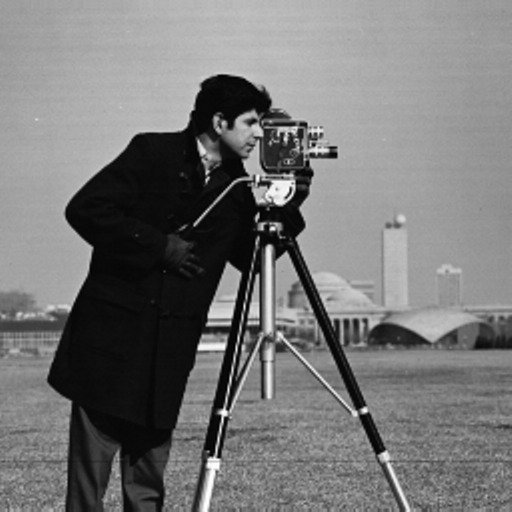
%> input picture cameraman_big.jpg, 512 x 512 px
$ octave script_noise.m   (GNU Octave 9; MATLAB toolbox functions it lacks are replaced by stand-ins)
%> lines starting %> are read from the running program, lines starting %| are printed output that depends on the picture; in (x1, y1, x2, y2) boxes, pixels count from 0 and x2, y2 are one past the last pixel; in counts of white or black regions, pixels touching at a corner belong together; the program's own positions count from 1; long printed decimals are rounded
% The results of EBF with the half-Laplace hyperprior for restoring images degraded by different noise levels.
clc, clear, close all

%% % Generate data
I = imread('cameraman_big.jpg'); I = rgb2gray(I);
%> further down, I is the input picture: size 512x512x3 uint8; min 0, max 255, mean 118.3
X = im2double(I);
X = imresize(X, 0.5, 'nearest');
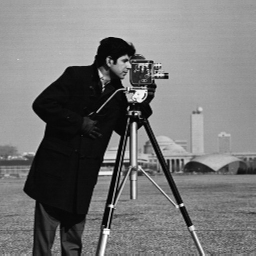
%> X: size 256x256 double; min 0, max 1, mean 0.464
% I = imread('house.png'); X = im2double(I); % house image
[m, n] = size(X);
%> m = 256; n = 256
C = dct2(X);
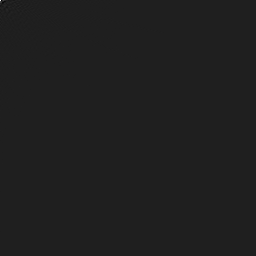
%> C: size 256x256 double; min -16.7, max 118.7, mean 0; drawn with min black and max white

%% % Model parameters
tol = 1e-8; % global tolerance
ker_size = 15; ker_std = 0.5; % size and standard deviation of Gaussian kernel, controlling blur level

%% % Coefficient pruning
cc = zeros(m, n);
idex = (abs(C) > 0.025);
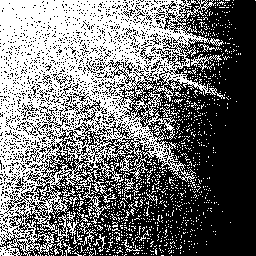
%> idex: size 256x256 logical; 45.1% white; 1139 white regions (1117 under 20 px), largest, box (x1, y1, x2, y2) and area: (0, 0, 225, 256) 25976, (191, 54, 222, 72) 157, (67, 220, 79, 236) 71
cc(idex) = C(idex);
X = idct2(cc);
C = cc;
num_origin = numel(find(abs(C) < tol)) / (m * n);
%> num_origin = 0.549
fprintf('Proportion of zero elements after truncation: %f\n', num_origin);
%| Proportion of zero elements after truncation: 0.5493

%% % Convolution
p = fspecial('gaussian', ker_size, ker_std);
K = imfilter(X, p, 'symmetric');

%% % Function input parameters
%> (the run ends here)

$ run again, with house.png saved as cameraman_big.jpg
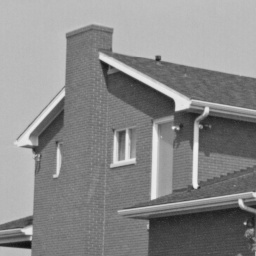
%> input picture house.png, 256 x 256 px
%> I is the input picture: size 256x256 uint8; min 15, max 240, mean 138
%> `C = dct2(X);`:
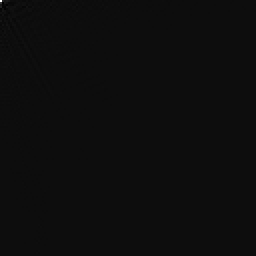
%> C: size 128x128 double (shown 2 times larger); min -3.83, max 69.15, mean 0; drawn with min black and max white
%> `idex = (abs(C) > 0.025);`:
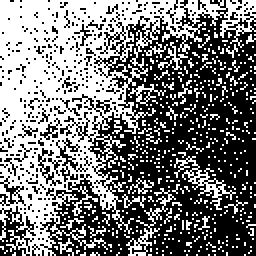
%> idex: size 128x128 logical (shown 2 times larger); 47.4% white; 453 white regions (442 under 20 px), largest, box (x1, y1, x2, y2) and area: (0, 0, 128, 128) 6105, (87, 78, 118, 105) 181, (63, 94, 88, 128) 147
%> num_origin = 0.526
%| Proportion of zero elements after truncation: 0.5264
